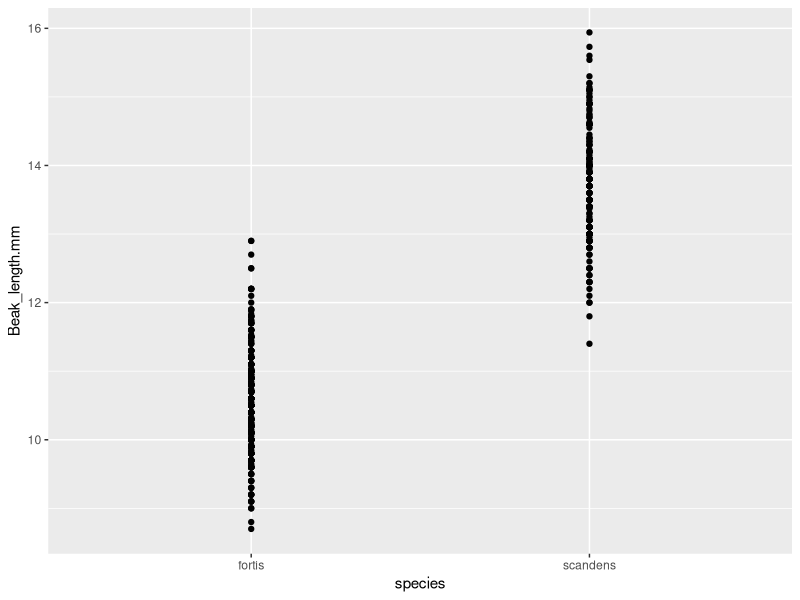
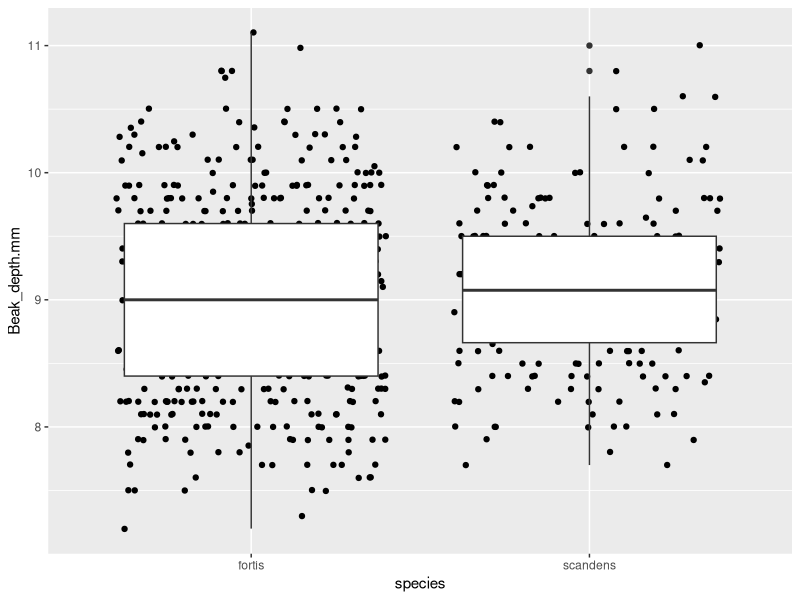

These figures' R source, in order: (Note: this script raises an error after producing the figures.)
## ---- chunk 1
# let's load the tidyverse, which holds ggplot
library(tidyverse) 
#setwd('./03_session')

# let's load the Finch data, it is actually four datasets
beak_t1<- read.csv("./data/finch_beaks_1975.csv")     # peak measurements in1 1975 for scandens / fortis
beak_t2<- read.csv("./data/finch_beaks_2012.csv")     # peak measurements in1 2012 for scandens / fortis

beak_t1 <- beak_t1 %>% mutate(year = 1975)
beak_t2 <- beak_t2 %>% mutate(year = 2012)

# Combine the datasets using bind_rows (dplyr::bind_rows())
finch_data <- bind_rows(beak_t1, beak_t2)

## ---- chunk 2
# We can show a boxplot of beak lengths by species and see the problem straight away
ggplot(finch_data, aes(x=species, y=Beak_length.mm))+
  geom_point()
## ---- chunk 3

# Add a geom_boxplot() to this graph (remember a + to indicate we are adding a layer)
ggplot(finch_data,aes(x = species, y = Beak_depth.mm)) + 
  geom_point(position = "jitter")+
  geom_boxplot()

# See what happens if we invert the order of the geom_'s

## ---- chunk 4
ggplot(finch_data,aes(x = species, y = Beak_depth.mm)) + 
  geom_point(position = "jitter")+
  # we specify we want a standard deviation
  stat_summary(fun.data = "mean_sdl", 
               # specify we want an errorbar geometry
               geom = "errorbar", colour="red",size=1, width=0.2)+

# we have now created the ugliest error bar possible: make it pretty with the parameter size and colour in stat_summary; 
# add another summary corresponding to the mean on top, note a subtlety here, you specify fun="" and not fun.data="" because it is a single value, specify size and colour again

## ---- chunk 5
# Mixing datasets

# say we have a data summary for the finch dataset
# we know how to do this
beak_summary<- finch_data %>% 
  group_by(species) %>% 
  summarise(mean = mean(Beak_length.mm), # calculate mean
              sd = sd(Beak_length.mm))   # calculate standard deviation

print(beak_summary)  

# Now combine raw data with summarized data in a ggplot
ggplot(finch_data, aes(x = species, y = Beak_length.mm)) +
  # We start by adding raw data points with jitter
  geom_point(position = position_jitter(width = 0.2), 
             alpha = 0.5, size = 2, color = "blue")+
  # Add mean points for the summarized data
  # sublety here: we have to be more specific, omitting 'data', as we did for ggplot() won't work
  geom_point(data = beak_summary, 
             aes(x = species, y = mean), 
             size = 3, color = "red")
## ---- chunk 6
ggplot(finch_data, aes(x = species, y = Beak_depth.mm)) +
  # Add a density plot
  stat_halfeye(
    adjust = 0.5,
    width = 0.6,
    .width = 0,
    justification = -0.2,
    point_colour = NA
  ) +
  # Add boxplot
  geom_boxplot(
    width = 0.12,
  ) +
  # Add dot plot
  stat_dots(
    side = "left",
    justification = 1.1,
    binwidth = NA 
  )
## ---- chunk 7

# Fill the blanks
ggplot(finch_data, aes(x = species, y = Beak_depth.mm)) +
  # Add half-violin plot, 
  geom_violin()+
  geom_boxplot()

# This plot doesn't win any beauty contests; use 'width' to adjust the width of the boxplot
# change the smoothing bandwidth of the violin plot with 'bw', or 'adjust' (a factor of default value), try different values

